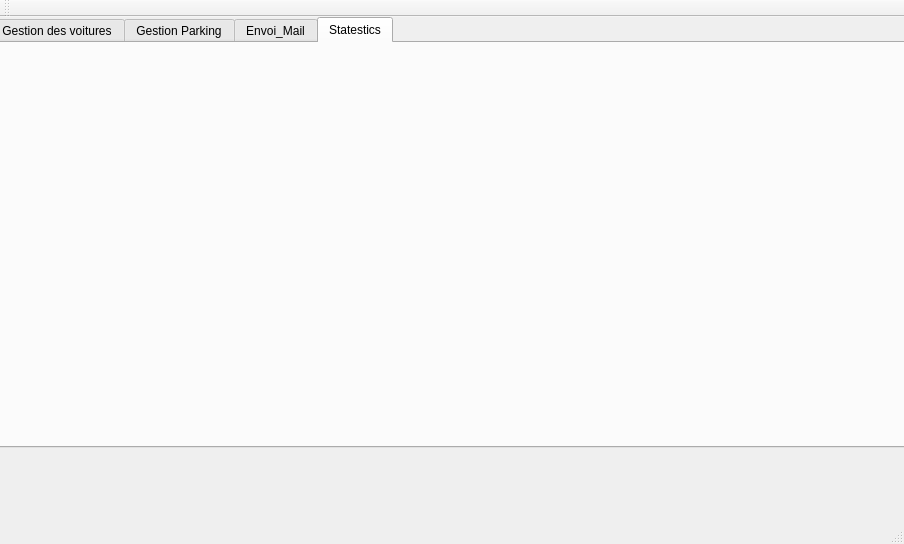
<?xml version="1.0" encoding="UTF-8"?>
<ui version="4.0">
 <class>MainWindow</class>
 <widget class="QMainWindow" name="MainWindow">
  <property name="geometry">
   <rect>
    <x>0</x>
    <y>0</y>
    <width>904</width>
    <height>544</height>
   </rect>
  </property>
  <property name="windowTitle">
   <string>Gestion des Clients</string>
  </property>
  <widget class="QWidget" name="centralWidget">
   <widget class="QTabWidget" name="tabWidget">
    <property name="geometry">
     <rect>
      <x>-10</x>
      <y>0</y>
      <width>1001</width>
      <height>431</height>
     </rect>
    </property>
    <property name="currentIndex">
     <number>3</number>
    </property>
    <widget class="QWidget" name="tab_7">
     <attribute name="title">
      <string>Gestion des voitures</string>
     </attribute>
     <widget class="QGroupBox" name="groupBox">
      <property name="geometry">
       <rect>
        <x>20</x>
        <y>20</y>
        <width>391</width>
        <height>361</height>
       </rect>
      </property>
      <property name="title">
       <string/>
      </property>
      <widget class="QLabel" name="label">
       <property name="geometry">
        <rect>
         <x>10</x>
         <y>20</y>
         <width>61</width>
         <height>16</height>
        </rect>
       </property>
       <property name="text">
        <string>MATRICULE</string>
       </property>
      </widget>
      <widget class="QLineEdit" name="lineEdit">
       <property name="geometry">
        <rect>
         <x>140</x>
         <y>10</y>
         <width>113</width>
         <height>20</height>
        </rect>
       </property>
      </widget>
      <widget class="QLabel" name="label_5">
       <property name="geometry">
        <rect>
         <x>10</x>
         <y>50</y>
         <width>71</width>
         <height>16</height>
        </rect>
       </property>
       <property name="text">
        <string>MARQUE</string>
       </property>
      </widget>
      <widget class="QLabel" name="label_6">
       <property name="geometry">
        <rect>
         <x>10</x>
         <y>80</y>
         <width>71</width>
         <height>16</height>
        </rect>
       </property>
       <property name="text">
        <string>COULEUR</string>
       </property>
      </widget>
      <widget class="QLabel" name="label_7">
       <property name="geometry">
        <rect>
         <x>10</x>
         <y>270</y>
         <width>101</width>
         <height>16</height>
        </rect>
       </property>
       <property name="text">
        <string>PLACE_PARKING</string>
       </property>
      </widget>
      <widget class="QLineEdit" name="lineEdit_5">
       <property name="geometry">
        <rect>
         <x>140</x>
         <y>270</y>
         <width>113</width>
         <height>20</height>
        </rect>
       </property>
      </widget>
      <widget class="QPushButton" name="pushButton">
       <property name="geometry">
        <rect>
         <x>300</x>
         <y>70</y>
         <width>75</width>
         <height>23</height>
        </rect>
       </property>
       <property name="text">
        <string>Ajouter</string>
       </property>
      </widget>
      <widget class="QLineEdit" name="lineEdit_2">
       <property name="geometry">
        <rect>
         <x>140</x>
         <y>40</y>
         <width>113</width>
         <height>20</height>
        </rect>
       </property>
      </widget>
      <widget class="QLineEdit" name="lineEdit_3">
       <property name="geometry">
        <rect>
         <x>140</x>
         <y>80</y>
         <width>113</width>
         <height>20</height>
        </rect>
       </property>
      </widget>
      <widget class="QPushButton" name="pushButton_2">
       <property name="geometry">
        <rect>
         <x>300</x>
         <y>170</y>
         <width>75</width>
         <height>23</height>
        </rect>
       </property>
       <property name="text">
        <string>SUPPRIMER</string>
       </property>
      </widget>
      <widget class="QPushButton" name="pushButton_6">
       <property name="geometry">
        <rect>
         <x>300</x>
         <y>120</y>
         <width>75</width>
         <height>23</height>
        </rect>
       </property>
       <property name="text">
        <string>Modifier</string>
       </property>
      </widget>
      <widget class="QLabel" name="label_8">
       <property name="geometry">
        <rect>
         <x>10</x>
         <y>120</y>
         <width>101</width>
         <height>16</height>
        </rect>
       </property>
       <property name="text">
        <string>AGE</string>
       </property>
      </widget>
      <widget class="QLabel" name="label_9">
       <property name="geometry">
        <rect>
         <x>10</x>
         <y>160</y>
         <width>101</width>
         <height>16</height>
        </rect>
       </property>
       <property name="text">
        <string>FOURNISSEUR</string>
       </property>
      </widget>
      <widget class="QLabel" name="label_10">
       <property name="geometry">
        <rect>
         <x>10</x>
         <y>190</y>
         <width>101</width>
         <height>16</height>
        </rect>
       </property>
       <property name="text">
        <string>PRIX</string>
       </property>
      </widget>
      <widget class="QLineEdit" name="lineEdit_6">
       <property name="geometry">
        <rect>
         <x>140</x>
         <y>120</y>
         <width>113</width>
         <height>20</height>
        </rect>
       </property>
      </widget>
      <widget class="QLineEdit" name="lineEdit_7">
       <property name="geometry">
        <rect>
         <x>140</x>
         <y>160</y>
         <width>113</width>
         <height>20</height>
        </rect>
       </property>
      </widget>
      <widget class="QLineEdit" name="lineEdit_8">
       <property name="geometry">
        <rect>
         <x>140</x>
         <y>190</y>
         <width>113</width>
         <height>20</height>
        </rect>
       </property>
      </widget>
      <widget class="QLineEdit" name="lineEdit_9">
       <property name="geometry">
        <rect>
         <x>10</x>
         <y>330</y>
         <width>171</width>
         <height>20</height>
        </rect>
       </property>
      </widget>
      <widget class="QPushButton" name="pushButton_9">
       <property name="geometry">
        <rect>
         <x>220</x>
         <y>330</y>
         <width>75</width>
         <height>23</height>
        </rect>
       </property>
       <property name="text">
        <string>pdf</string>
       </property>
      </widget>
      <widget class="QLabel" name="label_3">
       <property name="geometry">
        <rect>
         <x>10</x>
         <y>230</y>
         <width>211</width>
         <height>20</height>
        </rect>
       </property>
       <property name="text">
        <string>Affecter La nouvelle Voiture à une Place :</string>
       </property>
      </widget>
     </widget>
     <widget class="QTableView" name="tableView">
      <property name="geometry">
       <rect>
        <x>430</x>
        <y>30</y>
        <width>411</width>
        <height>371</height>
       </rect>
      </property>
     </widget>
     <widget class="QPushButton" name="pushButton_5">
      <property name="geometry">
       <rect>
        <x>460</x>
        <y>10</y>
        <width>75</width>
        <height>23</height>
       </rect>
      </property>
      <property name="text">
       <string>TRI PPArking</string>
      </property>
     </widget>
     <widget class="QComboBox" name="comboBox">
      <property name="geometry">
       <rect>
        <x>780</x>
        <y>0</y>
        <width>62</width>
        <height>22</height>
       </rect>
      </property>
      <item>
       <property name="text">
        <string>ASC</string>
       </property>
      </item>
      <item>
       <property name="text">
        <string>DESC</string>
       </property>
      </item>
     </widget>
     <widget class="QPushButton" name="pushButton_8">
      <property name="geometry">
       <rect>
        <x>530</x>
        <y>10</y>
        <width>75</width>
        <height>23</height>
       </rect>
      </property>
      <property name="text">
       <string>imprimer </string>
      </property>
     </widget>
    </widget>
    <widget class="QWidget" name="tab_8">
     <attribute name="title">
      <string>Gestion Parking</string>
     </attribute>
     <widget class="QGroupBox" name="groupBox_6">
      <property name="geometry">
       <rect>
        <x>0</x>
        <y>20</y>
        <width>411</width>
        <height>361</height>
       </rect>
      </property>
      <property name="title">
       <string/>
      </property>
      <widget class="QLabel" name="label_25">
       <property name="geometry">
        <rect>
         <x>10</x>
         <y>40</y>
         <width>51</width>
         <height>16</height>
        </rect>
       </property>
       <property name="text">
        <string>ID_PlACE</string>
       </property>
      </widget>
      <widget class="QLineEdit" name="lineEdit_14">
       <property name="geometry">
        <rect>
         <x>160</x>
         <y>40</y>
         <width>113</width>
         <height>20</height>
        </rect>
       </property>
      </widget>
      <widget class="QLineEdit" name="lineEdit_15">
       <property name="geometry">
        <rect>
         <x>160</x>
         <y>80</y>
         <width>113</width>
         <height>20</height>
        </rect>
       </property>
      </widget>
      <widget class="QPushButton" name="pushButton_3">
       <property name="geometry">
        <rect>
         <x>330</x>
         <y>90</y>
         <width>75</width>
         <height>23</height>
        </rect>
       </property>
       <property name="text">
        <string>Ajouter</string>
       </property>
      </widget>
      <widget class="QLabel" name="label_26">
       <property name="geometry">
        <rect>
         <x>10</x>
         <y>80</y>
         <width>71</width>
         <height>16</height>
        </rect>
       </property>
       <property name="text">
        <string>ETAT</string>
       </property>
      </widget>
      <widget class="QPushButton" name="pushButton_7">
       <property name="geometry">
        <rect>
         <x>330</x>
         <y>130</y>
         <width>75</width>
         <height>23</height>
        </rect>
       </property>
       <property name="text">
        <string>Modifier</string>
       </property>
      </widget>
      <widget class="QPushButton" name="pushButton_4">
       <property name="geometry">
        <rect>
         <x>330</x>
         <y>170</y>
         <width>75</width>
         <height>23</height>
        </rect>
       </property>
       <property name="text">
        <string>SUPPRIMER</string>
       </property>
      </widget>
      <widget class="QLabel" name="label_28">
       <property name="geometry">
        <rect>
         <x>10</x>
         <y>130</y>
         <width>131</width>
         <height>16</height>
        </rect>
       </property>
       <property name="text">
        <string>CONTACT_MAINTENACE</string>
       </property>
      </widget>
      <widget class="QLineEdit" name="lineEdit_16">
       <property name="geometry">
        <rect>
         <x>160</x>
         <y>130</y>
         <width>113</width>
         <height>20</height>
        </rect>
       </property>
      </widget>
     </widget>
     <widget class="QTableView" name="tableView_2">
      <property name="geometry">
       <rect>
        <x>410</x>
        <y>40</y>
        <width>411</width>
        <height>371</height>
       </rect>
      </property>
     </widget>
     <widget class="QPushButton" name="pushButton_11">
      <property name="geometry">
       <rect>
        <x>420</x>
        <y>10</y>
        <width>75</width>
        <height>23</height>
       </rect>
      </property>
      <property name="text">
       <string>Recherche</string>
      </property>
     </widget>
     <widget class="QLineEdit" name="Rechercher">
      <property name="geometry">
       <rect>
        <x>510</x>
        <y>10</y>
        <width>113</width>
        <height>20</height>
       </rect>
      </property>
     </widget>
    </widget>
    <widget class="QWidget" name="tab_2">
     <attribute name="title">
      <string>Envoi_Mail</string>
     </attribute>
     <widget class="QLineEdit" name="khra">
      <property name="geometry">
       <rect>
        <x>120</x>
        <y>80</y>
        <width>531</width>
        <height>41</height>
       </rect>
      </property>
     </widget>
     <widget class="QTextEdit" name="cp">
      <property name="geometry">
       <rect>
        <x>120</x>
        <y>140</y>
        <width>531</width>
        <height>141</height>
       </rect>
      </property>
      <property name="html">
       <string>&lt;!DOCTYPE HTML PUBLIC &quot;-//W3C//DTD HTML 4.0//EN&quot; &quot;http://www.w3.org/TR/REC-html40/strict.dtd&quot;&gt;
&lt;html&gt;&lt;head&gt;&lt;meta name=&quot;qrichtext&quot; content=&quot;1&quot; /&gt;&lt;style type=&quot;text/css&quot;&gt;
p, li { white-space: pre-wrap; }
&lt;/style&gt;&lt;/head&gt;&lt;body style=&quot; font-family:'MS Shell Dlg 2'; font-size:8.25pt; font-weight:400; font-style:normal;&quot;&gt;
&lt;p style=&quot;-qt-paragraph-type:empty; margin-top:0px; margin-bottom:0px; margin-left:0px; margin-right:0px; -qt-block-indent:0; text-indent:0px; font-size:7.8pt;&quot;&gt;&lt;br /&gt;&lt;/p&gt;&lt;/body&gt;&lt;/html&gt;</string>
      </property>
     </widget>
     <widget class="QLabel" name="label_11">
      <property name="geometry">
       <rect>
        <x>40</x>
        <y>80</y>
        <width>111</width>
        <height>31</height>
       </rect>
      </property>
      <property name="text">
       <string>recipient</string>
      </property>
     </widget>
     <widget class="QLabel" name="label_12">
      <property name="geometry">
       <rect>
        <x>40</x>
        <y>180</y>
        <width>111</width>
        <height>31</height>
       </rect>
      </property>
      <property name="text">
       <string>email's body </string>
      </property>
     </widget>
     <widget class="QPushButton" name="pushButton_10">
      <property name="geometry">
       <rect>
        <x>200</x>
        <y>300</y>
        <width>161</width>
        <height>31</height>
       </rect>
      </property>
      <property name="text">
       <string>Envoyer Mail</string>
      </property>
     </widget>
     <widget class="QLabel" name="label_2">
      <property name="geometry">
       <rect>
        <x>120</x>
        <y>40</y>
        <width>461</width>
        <height>20</height>
       </rect>
      </property>
      <property name="text">
       <string>Voulez Vous Contacter Un fournisseur ou la service Maintenance ?</string>
      </property>
     </widget>
    </widget>
    <widget class="QWidget" name="widget">
     <attribute name="title">
      <string>Statestics</string>
     </attribute>
     <widget class="QCustomPlot" name="customPlot" native="true">
      <property name="geometry">
       <rect>
        <x>30</x>
        <y>10</y>
        <width>1261</width>
        <height>491</height>
       </rect>
      </property>
     </widget>
    </widget>
   </widget>
  </widget>
  <widget class="QMenuBar" name="menuBar">
   <property name="geometry">
    <rect>
     <x>0</x>
     <y>0</y>
     <width>904</width>
     <height>21</height>
    </rect>
   </property>
  </widget>
  <widget class="QToolBar" name="mainToolBar">
   <attribute name="toolBarArea">
    <enum>TopToolBarArea</enum>
   </attribute>
   <attribute name="toolBarBreak">
    <bool>false</bool>
   </attribute>
  </widget>
  <widget class="QStatusBar" name="statusBar"/>
 </widget>
 <layoutdefault spacing="6" margin="11"/>
 <customwidgets>
  <customwidget>
   <class>QCustomPlot</class>
   <extends>QWidget</extends>
   <header>qcustomplot.h</header>
   <container>1</container>
  </customwidget>
 </customwidgets>
 <resources/>
 <connections/>
</ui>
